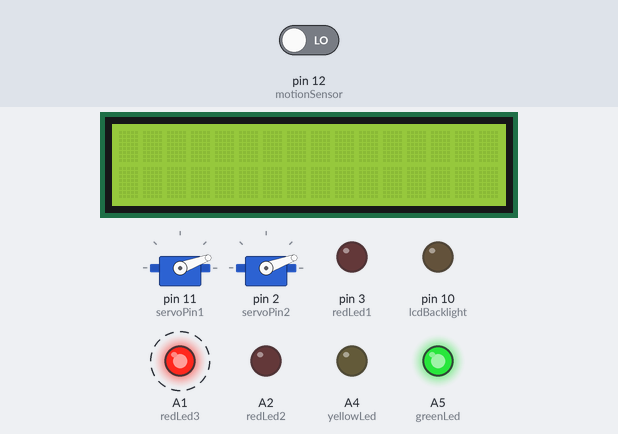
Bench run of a sketch on a simulated Arduino Uno, built with avr-gcc and run on an emulated ATmega328P. Shown: 16×2 character LCD, 2 × servo, output pins drawn as LEDs (lit = HIGH). Dashed ring = blinking. The inputs (shaded band) are chosen by the test bench; at power-on: pin 12 (motionSensor) LOW.

Above: at 1.2 s.
1.3 s: pin 12 (motionSensor) driven HIGH
At 3.0 s:
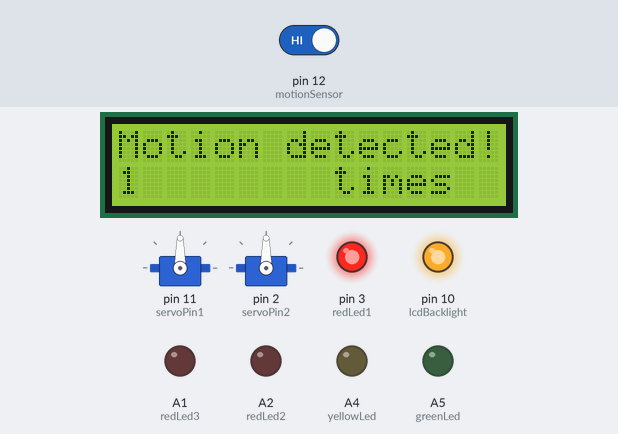
At 4.0 s:
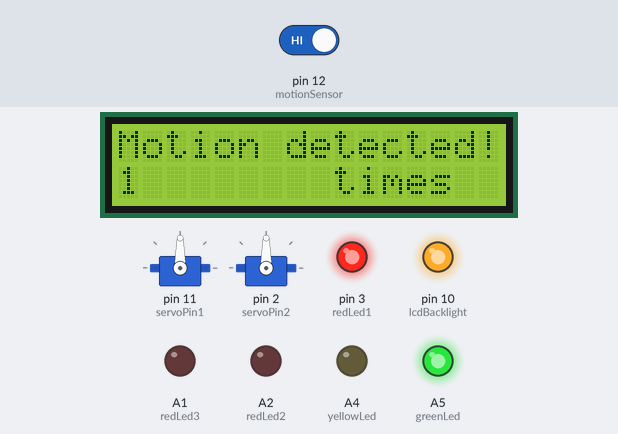
Timing chart, 0 to 12.6 s (numbered marks = the images above; inputs shaded):
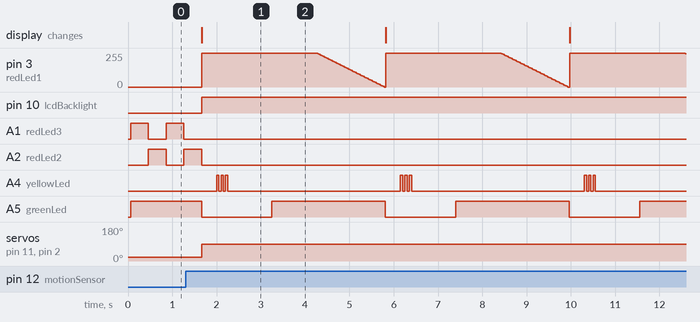

The sketch:

main.ino
```cpp
#include <LiquidCrystal.h>
LiquidCrystal lcd(8, 9, 4, 5, 6, 7);
const int lcdBacklight = 10;
// Motion Sensor
const int motionSensor = 12;
int count = 0;
// LED lights (5 total)
const int greenLed     = A5;
const int yellowLed    = A4;
const int redLed1      = 3;
const int redLed2      = A2;
const int redLed3      = A1;
const int waitTime     = 1000;
const int quickWait    = 400;
// Servo (2 total)
#include <Servo.h>
Servo servo1;
Servo servo2;
const int servoPin1     = 11;
const int servoPin2     = 2;
const int servoStartDegree   = 20;
const int servoEndDegree     = 90;

void setup(){
  Serial.begin(9600);
  // Define LCD Display
  lcd.begin(16, 2);
  pinMode(lcdBacklight, OUTPUT);
  digitalWrite(lcdBacklight, LOW);
  // LED setup
  pinMode(greenLed,  OUTPUT);
  pinMode(yellowLed, OUTPUT);
  pinMode(redLed1,   OUTPUT);
  pinMode(redLed2,   OUTPUT);
  pinMode(redLed3,   OUTPUT);
  // Servo setup
  servo1.attach(servoPin1);
  servo2.attach(servoPin2);
  servo1.write(servoStartDegree);
  servo2.write(servoStartDegree);
}

void loop(){
  if(digitalRead(motionSensor) == HIGH){
    count = count + 1;
    digitalWrite(lcdBacklight, HIGH);
    lcd.clear();
    lcd.write("Motion detected!");
    lcd.setCursor(0,1);
    lcd.print(count);
    lcd.setCursor(9,1);
    lcd.print("times");
    routineOne();
    digitalWrite(lcdBacklight, LOW);
  } else {
    onIdle();
  }
}

// Supporting Functions
void resetLeds(){
  digitalWrite(redLed1, LOW);
  digitalWrite(redLed2, LOW);
  digitalWrite(redLed3, LOW);
  digitalWrite(yellowLed, LOW);
  digitalWrite(greenLed, LOW);
}

void routineOne() {
 /* light pattern */
  resetLeds();
  servo1.write(servoEndDegree);
  servo2.write(servoEndDegree);

  digitalWrite(redLed1, HIGH);
  digitalWrite(greenLed, LOW);
  delay(waitTime/3);
  digitalWrite(yellowLed, HIGH);
  delay(50);
  digitalWrite(yellowLed, LOW);
  delay(50);
  digitalWrite(yellowLed, HIGH);
  delay(50);
  digitalWrite(yellowLed, LOW);
  delay(50);
  digitalWrite(yellowLed, HIGH);
  delay(50);
  digitalWrite(yellowLed, LOW);
  delay(waitTime);
  digitalWrite(greenLed, HIGH);
  delay(waitTime);
  //digitalWrite(redLed1, LOW);
  // fade out from max to min in increments of 5 points:
  for(int fadeValue = 255 ; fadeValue >= 0; fadeValue -=5) {
    // sets the value (range from 0 to 255):
    analogWrite(redLed1, fadeValue);
    // wait for 30 milliseconds to see the dimming effect
    delay(30);
  }
  digitalWrite(greenLed, LOW);
  servo1.write(servoStartDegree);
  servo2.write(servoStartDegree);
  lcd.clear();
}

void onIdle(){
  digitalWrite(redLed1, LOW);
  digitalWrite(redLed2, LOW);
  digitalWrite(redLed3, HIGH);
  digitalWrite(yellowLed, LOW);
  digitalWrite(greenLed, HIGH);
  delay(quickWait);
  digitalWrite(redLed3, LOW);
  digitalWrite(redLed2, HIGH);
  delay(quickWait);
}
```

Measured:
- after the input at 1.3 s, pin 3 (redLed1): ramps from 255/255 to 0/255 and jumps back, once every 4.2 s; pin 10 (lcdBacklight): LOW → HIGH after 0.36 s
- by itself, A1 (redLed3): alternates HIGH for 0.40 s and LOW for 0.40 s
